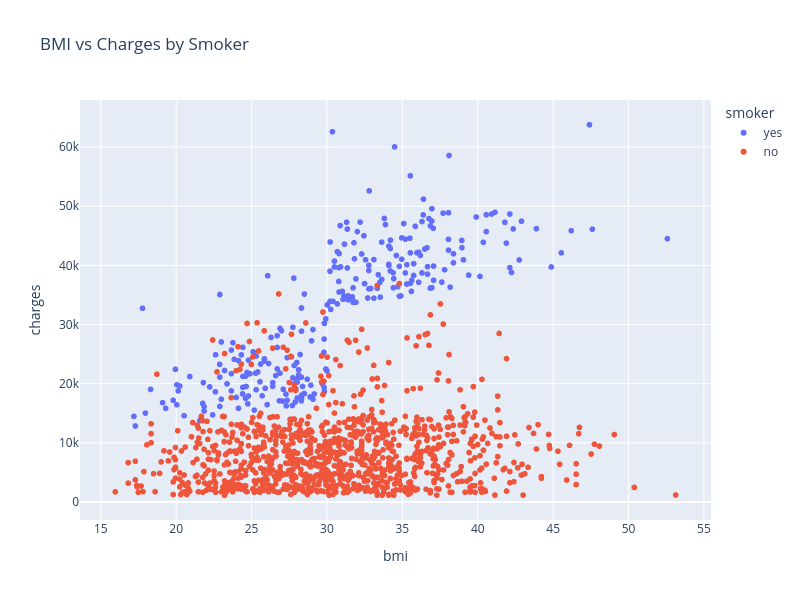

This figure's notebook cell:
### Markdown cell above
- BMI vs insurance

### Code cell
fig = px.scatter(df, x="bmi", y="charges", color="smoker",
                 hover_data=["age", "sex"],
                 title="BMI vs Charges by Smoker",
                 width=800, height=600)
fig.show()

### Figure 1 — Plotly figure (JSON) as saved in the notebook; plotly's stock layout.template omitted (floating-point values rounded to 4 significant figures; data arrays with more than 128 entries replaced by an {"elided": "..."} marker saying what was removed)
{"data": [{"customdata": {"elided": "274x2 mixed values"}, "hovertemplate": "smoker=yes<br>bmi=%{x}<br>charges=%{y}<br>age=%{customdata[0]}<br>sex=%{customdata[1]}<extra></extra>", "legendgroup": "yes", "marker": {"color": "#636efa", "symbol": "circle"}, "mode": "markers", "name": "yes", "showlegend": true, "type": "scattergl", "x": {"elided": "274 float values"}, "xaxis": "x", "y": {"elided": "274 float values"}, "yaxis": "y"}, {"customdata": {"elided": "1064x2 mixed values"}, "hovertemplate": "smoker=no<br>bmi=%{x}<br>charges=%{y}<br>age=%{customdata[0]}<br>sex=%{customdata[1]}<extra></extra>", "legendgroup": "no", "marker": {"color": "#EF553B", "symbol": "circle"}, "mode": "markers", "name": "no", "showlegend": true, "type": "scattergl", "x": {"elided": "1064 float values"}, "xaxis": "x", "y": {"elided": "1064 float values"}, "yaxis": "y"}], "layout": {"height": 600, "legend": {"title": {"text": "smoker"}, "tracegroupgap": 0}, "title": {"text": "BMI vs Charges by Smoker"}, "width": 800, "xaxis": {"anchor": "y", "autorange": true, "domain": [0, 1], "range": [13.62, 55.47], "title": {"text": "bmi"}, "type": "linear"}, "yaxis": {"anchor": "x", "autorange": true, "domain": [0, 1], "range": [-3063.0, 67960.0], "title": {"text": "charges"}, "type": "linear"}}}
